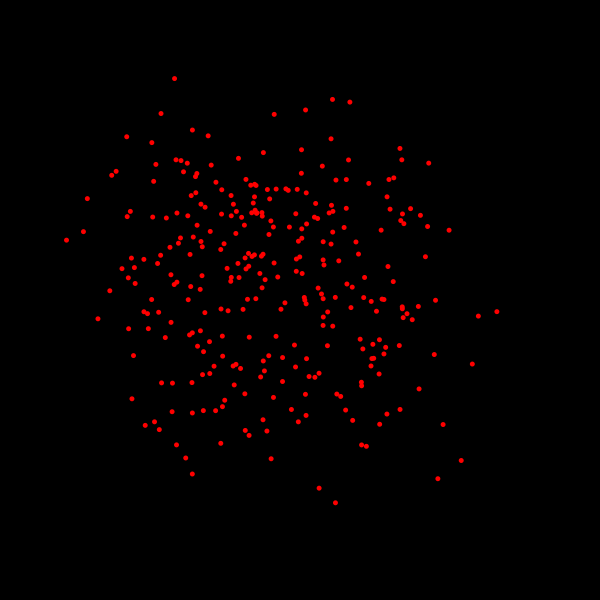
Frame 1 (no input)
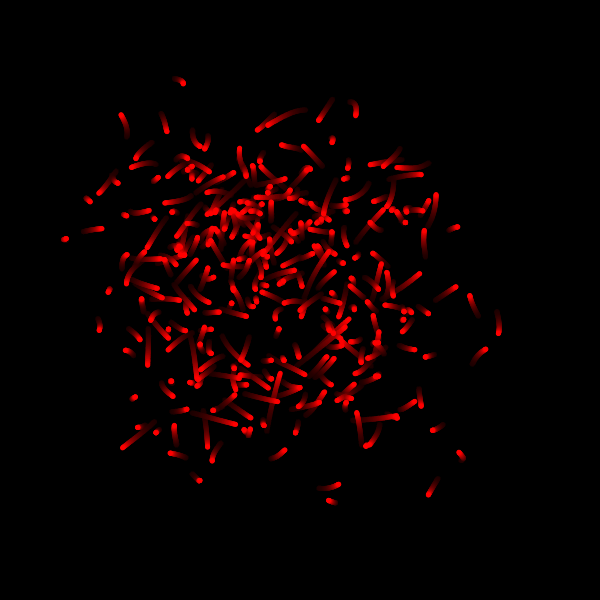
Frame 60 (the mouse pressed at the canvas centre just before this capture)
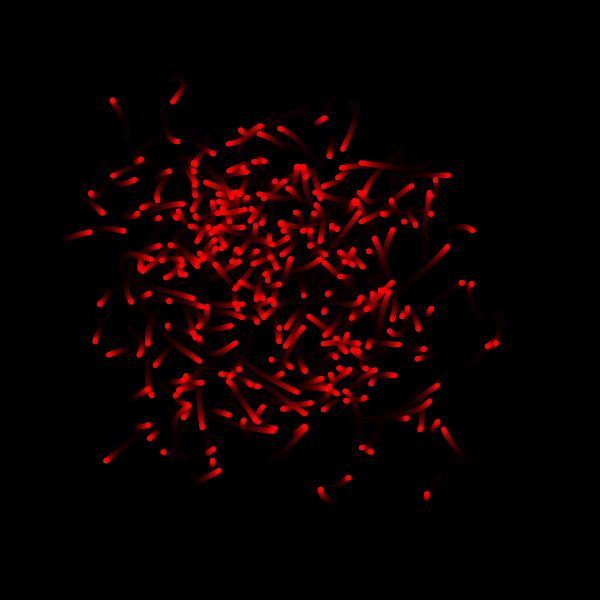
Frame 120 (the mouse held since frame 60 and released just before this capture)

The Processing sketch that drew these frames (run headless with seeded random() and noise(); from frame 60 on, the mouse is pressed at the canvas centre):

// Processing sketch: MagicWorms
// ── MagicWorms.pde
void setup(){
  size(600, 600);
  background(#000000);
}
void draw(){
  makeMagical();
  for(int i = 0; i<600; i+=2){
    fill(#ff0000);
    ellipse(getWormX(i), getWormY(i), 5, 5);
  }
  
}
    float frequency = .001;
    float noiseInterval = PI;

    void makeMagical() {
        fill( 0, 0, 0, 10 );
        rect(0, 0, width, height);
        noStroke();
    }

    float getWormX(int i) {
        return map(noise(i*noiseInterval + frameCount * frequency), 0, 1, 0, width);
    }

    float getWormY(int i) {
        return map(noise(i*noiseInterval+1 + frameCount * frequency), 0, 1, 0, height);
    }
